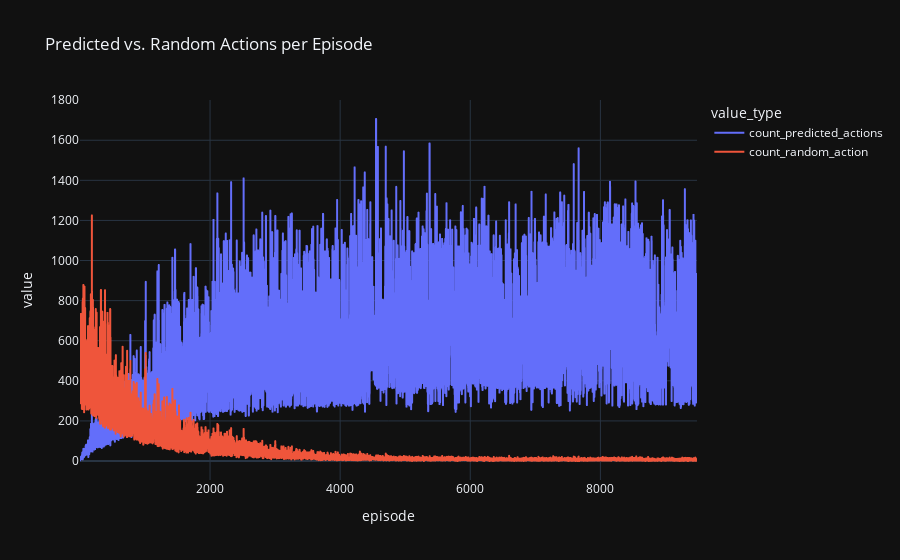

Notebook cell for this chart:
### Code cell
fig = px.line(df_dqncnn_melted[df_dqncnn_melted['value_type'].isin(['count_predicted_actions', 'count_random_action'])], x="episode", y="value", color='value_type', title='Predicted vs. Random Actions per Episode')
fig.show()

### Figure 1 — Plotly figure (JSON) as saved in the notebook; plotly's stock layout.template omitted (floating-point values rounded to 4 significant figures; data arrays with more than 128 entries replaced by an {"elided": "..."} marker saying what was removed)
{"data": [{"hovertemplate": "value_type=count_predicted_actions<br>episode=%{x}<br>value=%{y}<extra></extra>", "legendgroup": "count_predicted_actions", "line": {"color": "#636efa", "dash": "solid"}, "marker": {"symbol": "circle"}, "mode": "lines", "name": "count_predicted_actions", "showlegend": true, "x": {"elided": "9485 int values"}, "xaxis": "x", "y": {"elided": "9485 float values"}, "yaxis": "y", "type": "scattergl"}, {"hovertemplate": "value_type=count_random_action<br>episode=%{x}<br>value=%{y}<extra></extra>", "legendgroup": "count_random_action", "line": {"color": "#EF553B", "dash": "solid"}, "marker": {"symbol": "circle"}, "mode": "lines", "name": "count_random_action", "showlegend": true, "x": {"elided": "9485 int values"}, "xaxis": "x", "y": {"elided": "9485 float values"}, "yaxis": "y", "type": "scattergl"}], "layout": {"xaxis": {"anchor": "y", "domain": [0.0, 1.0], "title": {"text": "episode"}}, "yaxis": {"anchor": "x", "domain": [0.0, 1.0], "title": {"text": "value"}}, "legend": {"title": {"text": "value_type"}, "tracegroupgap": 0}, "title": {"text": "Predicted vs. Random Actions per Episode"}}}
